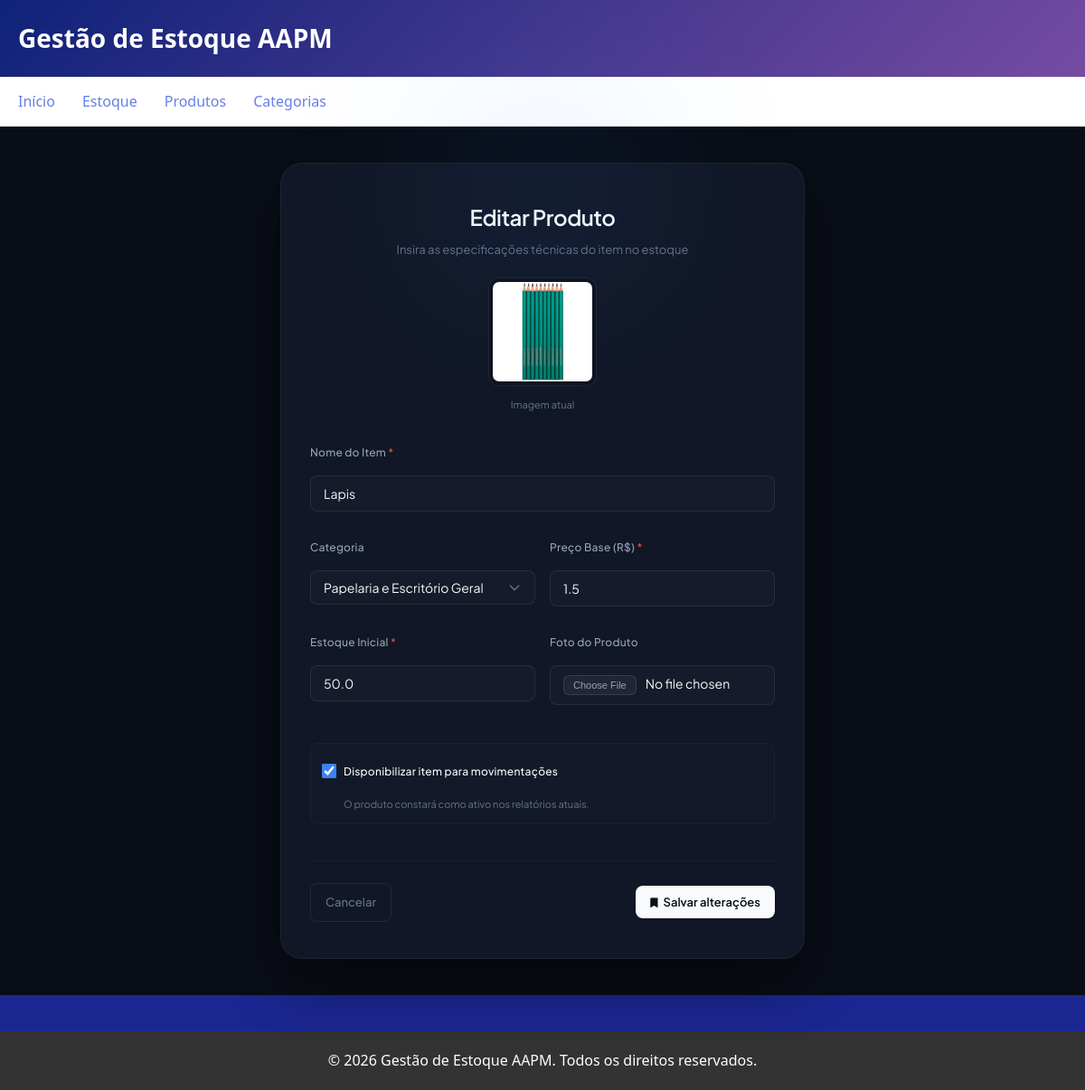
The app's page /produtos/1/editar (signed in), older data.
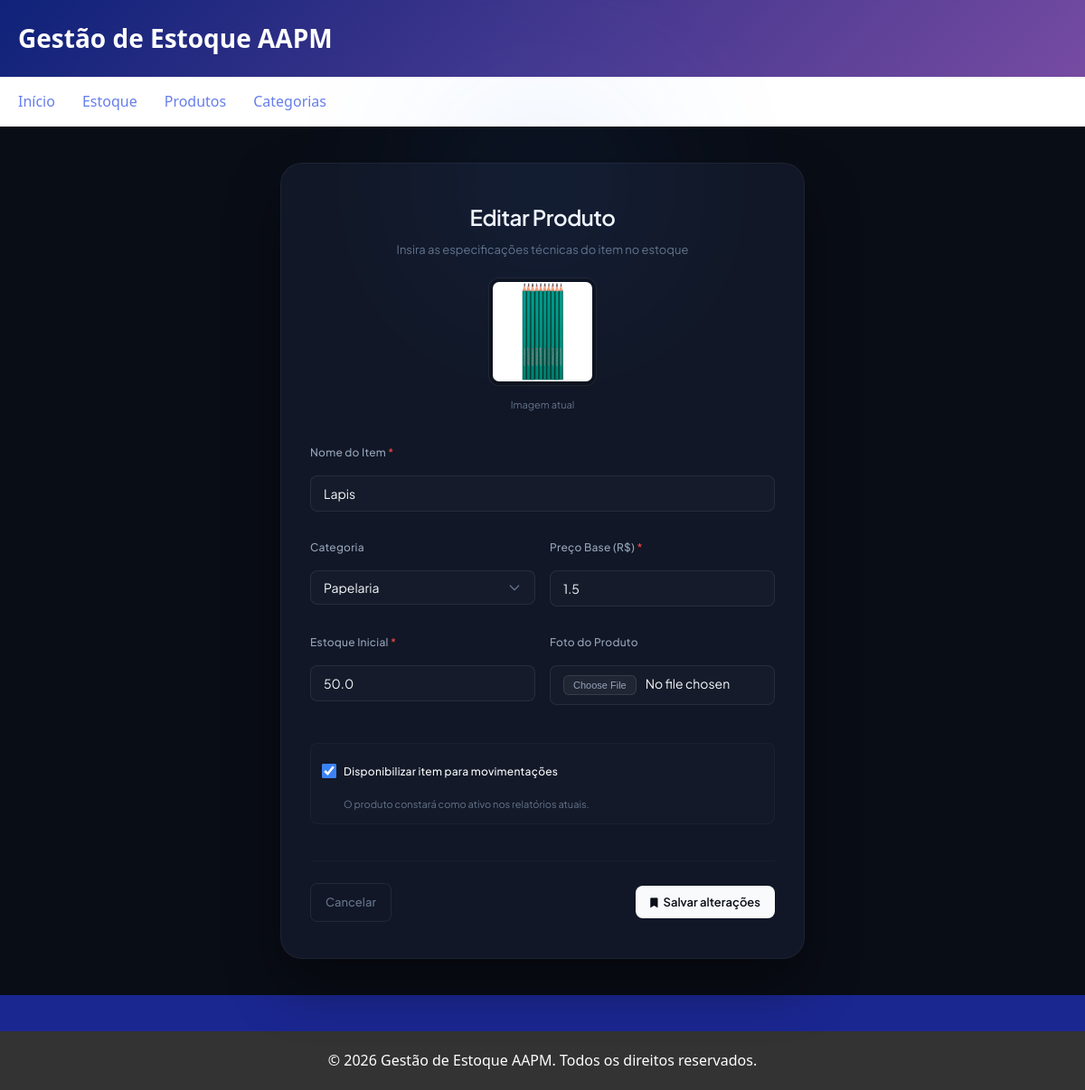
The same page, newer data.
### app/models/produto.py (models this page shows, shortened)
class Produto(Base):
    __tablename__ = "produtos"
    id = Column(Integer, primary_key=True, autoincrement=True, index=True)
    nome = Column(String(150), nullable=False, index=True, unique=True)
    preco = Column(Float, nullable=False, default=0.0)
    estoque_atual = Column(Integer, nullable=False, default=0)
    ativo = Column(Boolean, default=True)
    imagem_path = Column(String(255), nullable=True)
    categoria_id = Column(Integer, ForeignKey("categorias.id", ondelete="SET NULL"), nullable=True)
    categoria = relationship("Categoria", back_populates="produtos")

### app/models/categoria.py (models this page shows, shortened)
class Categoria(Base):
    __tablename__ = "categorias"
    id = Column(Integer, primary_key=True, index=True)
    nome = Column(String(50), unique=True, nullable=False)
    descricao = Column(String(255), nullable=True)
    ativa = Column(Boolean, default=True)
    produtos = relationship("Produto", back_populates="categoria")

### app/controllers/produto_controller.py (the view)
@router.get("/{produto_id}/editar")
def form_editar_produto(
    produto_id: int,
    request: Request,
    db: Session = Depends(get_db),
    admin = Depends(get_admin)
):
    editando   = db.query(Produto).filter(Produto.id == produto_id).first()
    categorias = db.query(Categoria).filter(Categoria.ativa == True).all()
    if not editando:
        return RedirectResponse(url="/produtos", status_code=302)
    return templates.TemplateResponse(
        request,
        "produtos/form.html",
        {
            "request":    request,
            "usuario":    admin,
            "editando":   editando,
            "categorias": categorias
        }
    )

### app/templates/produtos/form.html (shortened to what the changed rows need)
{% extends "base.html" %}
{% block content %}
<link rel="stylesheet" href="https://cdnjs.cloudflare.com/ajax/libs/font-awesome/6.0.0/css/all.min.css">
<div class="page-wrapper">
    <div class="form-card">
        <div style="text-align: center; margin-bottom: 32px;">
            <h2 style="color: #f8fafc; margin: 0 0 6px 0; font-size: 24px; font-weight: 600; letter-spacing: -0.5px;">
                {% if editando %}Editar{% else %}Novo{% endif %} Produto
            </h2>
            {% if editando and editando.imagem_path %}
            <div style="margin-top: 20px; display: inline-block; position: relative;">
                <img src="{{ editando.imagem_url }}" alt="{{ editando.nome }}"
                     style="max-width: 120px; max-height: 120px; border-radius: 12px; border: 1px solid rgba(255, 255, 255, 0.08); padding: 4px; background: rgba(0,0,0,0.2);">
                <p style="color: #64748b; font-size: 11px; margin: 6px 0 0 0;">Imagem atual</p>
            </div>
            {% endif %}
        </div>
        <form method="POST" enctype="multipart/form-data" style="display: flex; flex-direction: column;">
            <div class="form-group">
                <label for="nome">Nome do Item <span style="color: #ef4444;">*</span></label>
                <input type="text" id="nome" name="nome" class="form-control" placeholder="Ex: Cadeira Ergonômica" required
                       value="{{ editando.nome if editando else (valores.nome if valores else '') }}">
            </div>
            <div style="display: grid; grid-template-columns: 1fr 1fr; gap: 16px;">
                <div class="form-group">
                    <label for="categoria_id">Categoria</label>
                    <select id="categoria_id" name="categoria_id" class="form-control">
                        {% for categoria in categorias %}
                            <option value="{{ categoria.id }}"
                                {% if (editando and editando.categoria_id == categoria.id) or (valores and valores.get('categoria_id') == categoria.id) %}selected{% endif %}>
                                {{ categoria.nome }}
                            </option>
                        {% endfor %}
                    </select>
                </div>
                <div class="form-group">
                    <label for="preco">Preço Base (R$) <span style="color: #ef4444;">*</span></label>
                    <input type="number" id="preco" step="0.01" name="preco" class="form-control" placeholder="0,00" required
                           value="{{ editando.preco if editando else (valores.preco if valores else '') }}">
                </div>
            </div>
            <div style="display: grid; grid-template-columns: 1fr 1fr; gap: 16px; margin-bottom: 12px;">
                <div class="form-group">
                    <label for="estoque_atual">Estoque Inicial <span style="color: #ef4444;">*</span></label>
                    <input type="number" id="estoque_atual" name="estoque_atual" min="0" step="1" class="form-control" required
                           value="{{ editando.estoque_atual if editando else (valores.estoque_atual if valores else '0') }}">
                </div>
            </div>
            {% if editando %}
            <div class="form-group" style="margin-bottom: 24px; background: rgba(255,255,255,0.01); padding: 12px; border-radius: 8px; border: 1px solid rgba(255,255,255,0.03);">
                <label class="checkbox-container">
                    <input type="checkbox" name="ativo" {% if editando.ativo %}checked{% endif %}>
                    <span style="font-weight: 500; color: #f8fafc;">Disponibilizar item para movimentações</span>
                </label>
                <span style="font-size: 11px; color: #64748b; margin-top: 4px; display: block; padding-left: 24px;">
                    {% if editando.ativo %}O produto constará como ativo nos relatórios atuais.{% else %}O produto ficará ocultado e congelado.{% endif %}
                </span>
            </div>
            {% endif %}
        </form>
    </div>
</div>
{% endblock %}

Row changes from the older to the newer data that the page shows:
changed through a linked row, Produto "Lapis": categoria_id "Papelaria e Escritório Geral" → "Papelaria"
